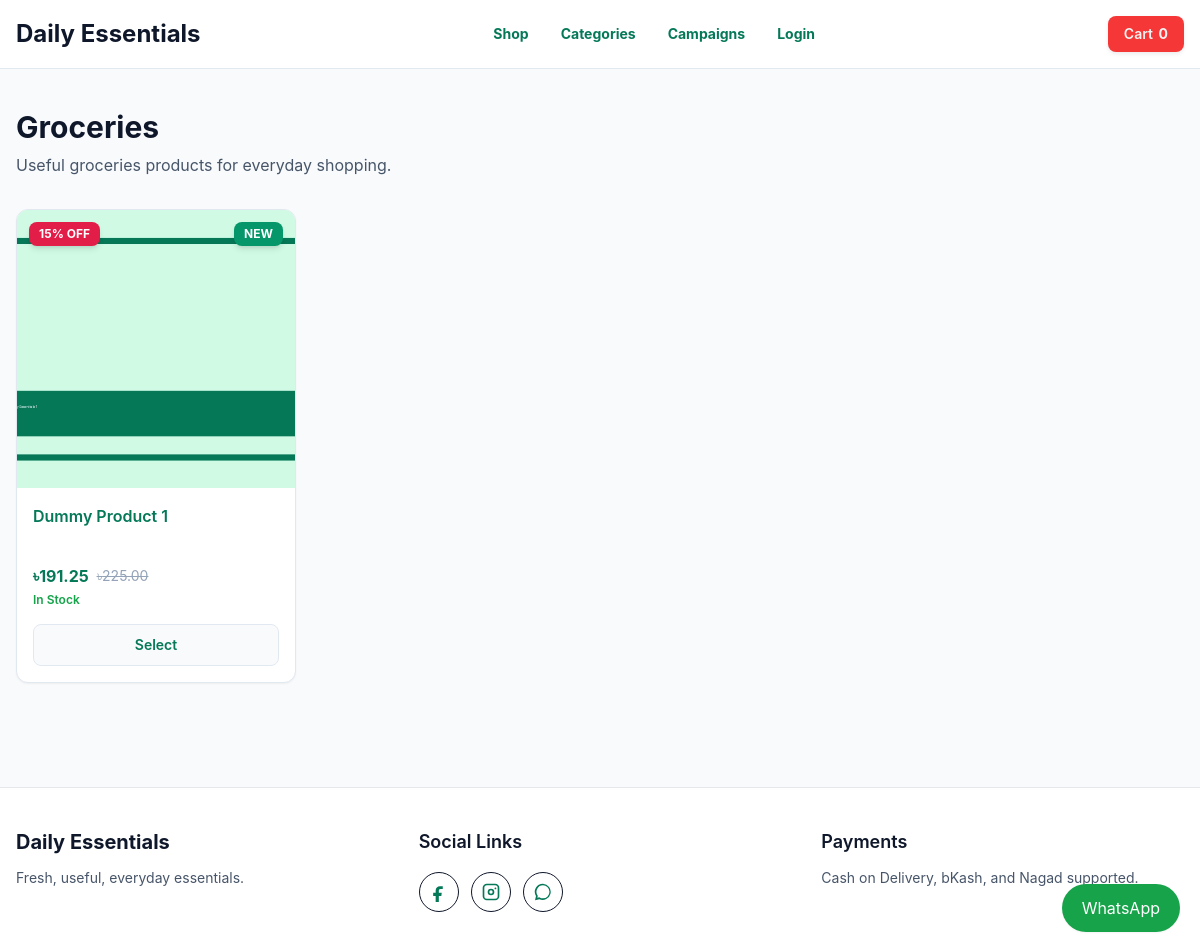
The page /categories/groceries/ on the database its author committed.
### settings_manager/models.py (models this page shows, shortened)
class SEOFields(models.Model):
    seo_title = models.CharField(max_length=160, blank=True)
    meta_description = models.TextField(blank=True)
    meta_keywords = models.CharField(max_length=255, blank=True)
    og_image = models.ImageField(upload_to="seo/", blank=True, null=True)
    class Meta:
        abstract = True

class SiteSettings(SEOFields):
    site_name = models.CharField(
        max_length=120,
        default="Daily Essentials"
    )
    show_product_shipping_info = models.BooleanField(
        default=True,
        help_text="Show shipping and returns information on product detail pages"
    )
    show_free_shipping_info = models.BooleanField(
        default=True,
        help_text="Show 'Free shipping' message"
    )
    show_cash_on_delivery_info = models.BooleanField(
        default=True,
        help_text="Show 'Cash on delivery' message"
    )
    cod_order_max_amount = models.DecimalField(
        max_digits=10,
        decimal_places=2,
        default=Decimal("0.00"),
        help_text="Maximum order total allowed for Cash on Delivery. Set to 0 to allow COD for all orders.",
    )
    max_orders_per_phone_per_day = models.PositiveIntegerField(
        default=0,
        help_text="Maximum number of orders allowed per phone number in 24 hours. Set 0 to allow unlimited orders.",
    )
    show_easy_returns_info = models.BooleanField(
        default=True,
        help_text="Show 'Easy returns' message"
    )
    primary_color = models.CharField(
        max_length=7,
        default="#047857"
    )
    secondary_color = models.CharField(
        max_length=7,
        default="#0f172a"
    )
    accent_color = models.CharField(
        max_length=7,
        default="#e11d48"
    )
    facebook_pixel_id = models.CharField(
        max_length=80,
        blank=True
    )
    google_analytics_id = models.CharField(
        max_length=80,
        blank=True
    )
    custom_header_scripts = models.TextField(blank=True)
    custom_footer_scripts = models.TextField(blank=True)
    facebook_url = models.URLField(blank=True)
    instagram_url = models.URLField(blank=True)
    tiktok_url = models.URLField(blank=True)
    youtube_url = models.URLField(blank=True)
    whatsapp_number = models.CharField(
        max_length=32,
        blank=True
    )
    email_enabled = models.BooleanField(default=False)
    class Meta:
        verbose_name = "Site Settings"
        verbose_name_plural = "Site Settings"
    @classmethod
    def load(cls):
        obj, _ = cls.objects.get_or_create(pk=1)
        return obj

### categories/models.py (models this page shows, shortened)
class Category(SEOFields):
    name = models.CharField(max_length=120)
    slug = models.SlugField(unique=True)
    image = models.ImageField(
        upload_to="categories/",
        blank=True,
        null=True,
        help_text="Recommended: square JPG, PNG, or WebP image, at least 600x600px.",
    )
    description = models.TextField(blank=True)
    is_active = models.BooleanField(default=True)
    show_on_home = models.BooleanField(default=False)
    display_order = models.PositiveIntegerField(default=0)
    class Meta:
        ordering = ["display_order", "name"]
        verbose_name_plural = "Categories"

### products/models.py (models this page shows, shortened)
class Product(SEOFields):
    category = models.ForeignKey(Category, on_delete=models.PROTECT, related_name="products")
    name = models.CharField(max_length=180)
    slug = models.SlugField(unique=True)
    short_description = models.CharField(max_length=255, blank=True)
    full_description = CKEditor5Field("Full Description",config_name="default",blank=True,null=True,help_text="Detailed product description with rich text formatting.")
    sku = models.CharField(max_length=80, unique=True)
    price = models.DecimalField(max_digits=10, decimal_places=2)
    discount_price = models.DecimalField(max_digits=10, decimal_places=2, blank=True, null=True)
    stock_quantity = models.PositiveIntegerField(default=0)
    thumbnail = models.ImageField(
        upload_to="products/",
        blank=True,
        null=True,
        help_text="Recommended: square JPG, PNG, or WebP product image, at least 800x800px.",
    )
    size_guide = models.ImageField(
        upload_to="size-guides/",
        blank=True,
        null=True,
        help_text="Optional. Upload a clear JPG, PNG, or WebP size guide image.",
    )
    sizes = models.ManyToManyField(Size, blank=True)
    colors = models.ManyToManyField(Color, blank=True)
    is_active = models.BooleanField(default=True)
    is_featured = models.BooleanField(default=False)
    is_new_arrival = models.BooleanField(default=False)
    is_bestseller = models.BooleanField(default=False)
    is_campaign_product = models.BooleanField(default=False)
    created_at = models.DateTimeField(auto_now_add=True)
    updated_at = models.DateTimeField(auto_now=True)
    objects = ProductQuerySet.as_manager()
    class Meta:
        ordering = ["-created_at"]
    @property
    def current_price(self):
        campaign_price = None
        campaign_discount = self.campaign_discount_percentage
        if campaign_discount:
            campaign_price = self.price - (self.price * campaign_discount / 100)
        prices = [self.price]
        if self.discount_price and self.discount_price < self.price:
            prices.append(self.discount_price)
        if campaign_price and campaign_price < self.price:
            prices.append(campaign_price)
        return min(prices).quantize(self.price)
    @property
    def discount_percentage(self):
        if self.discount_price and self.price and self.discount_price < self.price:
            return round(((self.price - self.discount_price) / self.price) * 100)
        return 0
    @property
    def campaign_discount_percentage(self):
        now = timezone.now()
        campaigns = self.campaigns.filter(is_active=True, discount_percentage__gt=0).filter(
            models.Q(starts_at__isnull=True) | models.Q(starts_at__lte=now),
            models.Q(ends_at__isnull=True) | models.Q(ends_at__gte=now),
        )
        return campaigns.order_by("-discount_percentage").values_list("discount_percentage", flat=True).first() or 0
    @property
    def display_discount_percentage(self):
        return max(self.discount_percentage, self.campaign_discount_percentage)
    @property
    def has_active_discount(self):
        return self.current_price < self.price
    def get_absolute_url(self):
        return reverse("products:detail", args=[self.slug])

### categories/views.py (the view)
# urls.py: path("<slug:slug>/", views.category_products, name="products"),
def category_products(request, slug):
    category = get_object_or_404(Category, slug=slug, is_active=True)
    products = Product.objects.active().filter(category=category)
    return render(request, "categories/category_products.html", {"category": category, "products": products, "seo_object": category})

### templates/categories/category_products.html (shortened to what this page needs)
{% extends "base.html" %}
{% block content %}
<section class="mx-auto max-w-7xl px-4 py-10">
  <h1 class="text-3xl font-bold">{{ category.name }}</h1>
  <p class="mt-2 max-w-3xl text-slate-600">{{ category.description }}</p>
  <div class="mt-8 grid grid-cols-2 gap-4 md:grid-cols-4">
    {% for product in products %}{% include "includes/product_card.html" %}{% empty %}<p class="col-span-full">No products in this category.</p>{% endfor %}
  </div>
</section>
{% endblock %}

### templates/base.html (shortened to what this page needs)
{% load static %}
<!doctype html>
<html lang="en">
<head>
  <script src="https://cdn.tailwindcss.com"></script>
  <link rel="stylesheet" href="{% static 'css/site.css' %}">
</head>
<body class="site-theme">
  <header class="site-navbar sticky top-0 z-50 border-b border-slate-200">
    <div class="mx-auto flex max-w-7xl items-center justify-between px-4 py-4">
      <a href="{% url 'home' %}" class="site-brand text-2xl font-bold">
        {{ site_settings.site_name }}
      </a>
      <nav class="hidden items-center gap-8 text-sm font-medium md:flex">
        <a href="{% url 'products:shop' %}" class="site-nav-link">
          Shop
        </a>
        <a href="{% url 'categories:list' %}" class="site-nav-link">
          Categories
        </a>
        <a href="{% url 'campaigns:list' %}" class="site-nav-link">
          Campaigns
        </a>
        {% if user.is_authenticated %}
          <a href="{% url 'customers:dashboard' %}" class="site-nav-link">
            My Account
          </a>
        {% else %}
          <a href="{% url 'customers:login' %}" class="site-nav-link">
            Login
          </a>
        {% endif %}
      </nav>
      <div class="flex items-center gap-3">
          <a href="{% url 'cart:detail' %}" class="site-cart-btn rounded-lg px-4 py-2 text-sm font-semibold transition">
              <span class="hidden sm:inline">Cart </span>
              <span class="font-bold">{{ cart_item_count }}</span>
          </a>
      </div>
    </div>
  </header>
  <main id="main-content" tabindex="-1">
    {% block content %}
    {% endblock %}
  </main>
  <footer class="site-footer mt-16 border-t">
    <div class="mx-auto grid max-w-7xl gap-10 px-4 py-10 md:grid-cols-3">
      <div>
        <h2 class="site-footer-heading text-xl font-bold">
          {{ site_settings.site_name }}
        </h2>
        <p class="mt-3 text-sm">
          Fresh, useful, everyday essentials.
        </p>
      </div>
      <div>
        <h3 class="site-footer-heading text-lg font-semibold">
          Social Links
        </h3>
        <div class="mt-4 flex flex-wrap gap-3">
          {% if site_settings.facebook_url %}
            <a href="{{ site_settings.facebook_url }}"
              class="social-icon-link"
              aria-label="Facebook"
              target="_blank"
              rel="noopener">
              <svg viewBox="0 0 24 24" fill="currentColor" class="h-5 w-5">
                <path d="M14 8.5h2.5V5.2A17 17 0 0 0 13.3 5C10.1 5 8 6.9 8 10.3V13H5v3.7h3V24h3.8v-7.3h3l.5-3.7h-3.5v-2.3c0-1.1.3-2.2 2.2-2.2Z"/>
              </svg>
            </a>
          {% endif %}
          {% if site_settings.instagram_url %}
            <a href="{{ site_settings.instagram_url }}"
              class="social-icon-link"
              aria-label="Instagram"
              target="_blank"
              rel="noopener">
            </a>
          {% endif %}
          {% if site_settings.whatsapp_number %}
            <a href="https://wa.me/{{ site_settings.whatsapp_number }}"
              class="social-icon-link"
              aria-label="WhatsApp"
              target="_blank"
              rel="noopener">
              <svg viewBox="0 0 24 24" fill="currentColor" class="h-5 w-5">
                <path d="M12 2a9.8 9.8 0 0 0-8.4 14.9L2.4 22l5.2-1.2A9.8 9.8 0 1 0 12 2Zm0 2a7.8 7.8 0 0 1 0 15.6 7.7 7.7 0 0 1-4-1.1l-.4-.2-2.4.6.6-2.4-.3-.4A7.8 7.8 0 0 1 12 4Z"/>
              </svg>
            </a>
          {% endif %}
        </div>
      </div>
      <div>
        <h3 class="site-footer-heading text-lg font-semibold">
          Payments
        </h3>
        <p class="mt-3 text-sm">
          Cash on Delivery, bKash, and Nagad supported.
        </p>
      </div>
    </div>
  </footer>
  {% if site_settings.whatsapp_number %}
    <a href="https://wa.me/{{ site_settings.whatsapp_number }}" style="color: white;"
       class="fixed bottom-5 right-5 z-50 rounded-full px-5 py-3 bg-green-600 shadow-sm hover:scale-105 hover:shadow-md transition-all duration-200">
      WhatsApp
    </a>
  {% endif %}
</body>
</html>

### templates/includes/product_card.html (shortened to what this page needs)
{% load static %}
<article class="group flex h-full flex-col overflow-hidden rounded-xl border border-slate-200 bg-white shadow-sm transition hover:border-emerald-300 hover:shadow-md">
  <a href="{{ product.get_absolute_url }}" class="relative block aspect-square overflow-hidden bg-slate-100">
    {% if product.thumbnail %}
      <img src="{{ product.thumbnail.url }}" alt="{{ product.name }}" class="h-full w-full object-cover transition duration-300 group-hover:scale-110">
    {% else %}
      <img src="{% static 'img/placeholder.svg' %}" alt="{{ product.name }}" class="h-full w-full object-cover">
    {% endif %}
    {% if product.display_discount_percentage %}
      <span class="absolute left-3 top-3 rounded-lg bg-rose-600 px-2.5 py-1 text-xs font-bold text-white shadow-md">{{ product.display_discount_percentage }}% OFF</span>
    {% endif %}
    {% if product.is_new_arrival %}
      <span class="absolute right-3 top-3 rounded-lg bg-emerald-600 px-2.5 py-1 text-xs font-bold text-white shadow-md">NEW</span>
    {% endif %}
  </a>
  <div class="flex flex-1 flex-col p-4">
    <a href="{{ product.get_absolute_url }}" class="line-clamp-2 min-h-12 font-semibold text-slate-900 hover:text-emerald-700">{{ product.name }}</a>
    <div class="mt-3 flex items-center gap-2">
      <span class="font-bold text-emerald-700">৳{{ product.current_price }}</span>
      {% if product.has_active_discount %}
        <span class="text-sm text-slate-400 line-through">৳{{ product.price }}</span>
      {% endif %}
    </div>
    <p class="mt-1 text-xs text-slate-600">
      {% if product.stock_quantity > 5 %}
        <span class="text-green-600 font-semibold">In Stock</span>
      {% elif product.stock_quantity > 0 %}
        <span class="text-yellow-600 font-semibold">Limited Stock</span>
      {% else %}
        <span class="text-slate-400">Out of Stock</span>
      {% endif %}
    </p>
    <div class="mt-auto flex gap-2 pt-4">
      {% if product.stock_quantity <= 0 %}
        <button class="flex-1 rounded-lg bg-slate-400 px-4 py-2.5 text-sm font-semibold text-white" disabled>Out of Stock</button>
      {% elif product.sizes.all or product.colors.all %}
        <a href="{{ product.get_absolute_url }}" class="flex-1 rounded-lg border border-slate-200 bg-slate-50 px-4 py-2.5 text-center text-sm font-semibold text-slate-900 transition hover:bg-slate-100 focus-visible:outline focus-visible:outline-2 focus-visible:outline-offset-2 focus-visible:outline-emerald-600">Select</a>
      {% endif %}
    </div>
  </div>
</article>

### rows shown on the page
SiteSettings: site_name "Daily Essentials"
Category: name "Groceries", description "Useful groceries products for everyday shopping."
Product: thumbnail (placeholder picture), display_discount_percentage "15", is_new_arrival "NEW", name "Dummy Product 1", current_price "191.25", price "225.00", stock_quantity "In Stock"

### other values the page prints
{{ cart_item_count }} "0"
